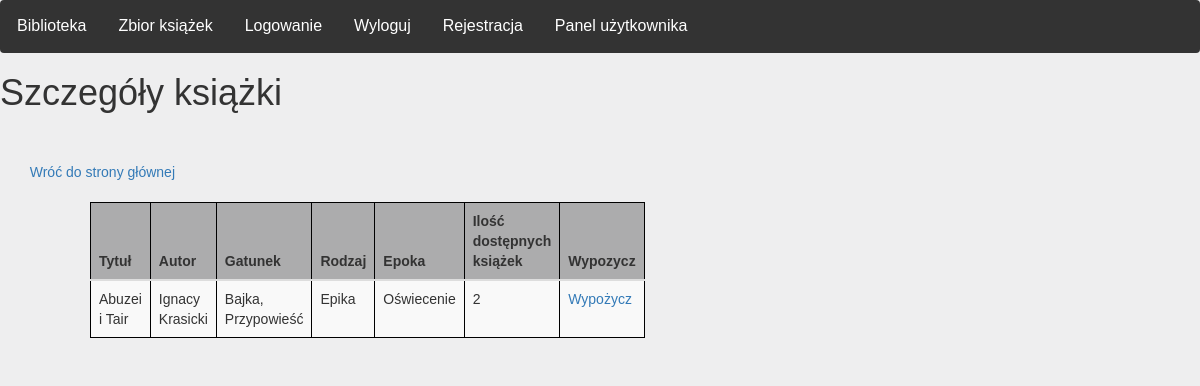
/index/details/2 (signed in), run on the app's committed database.
### main_library/models.py (models this page shows)
class Bookshelf(models.Model):
    kind = models.TextField(default='')
    title = models.TextField(default='')
    author = models.TextField(default='')
    epoch = models.TextField(default='')
    genre = models.TextField(default='')
    quantity = models.IntegerField(default=random.randint(0, 10))

### main_library/views.py (the view)
# urls.py: path('index/details/<int:id>', views.details, name = 'details'),
@login_required
def details(request, id):
    book_details = Bookshelf.objects.get(pk=id)
    return render(
        request,
        "main_library/details.html",
        {'book_details': book_details}
    )

### main_library/templates/main_library/details.html (shortened to what this page needs)
{% extends "main_library/base.html" %}
{% block content %}
<h1>Szczegóły książki</h1>
<div class="row" style = "backgroundcolor: #F9F8F7">
    <br><br>
    <div class = "col-md-2" align="right">
        <a href="/"> Wróć do strony głównej </a>
    </div>
    <br><br>
<div class="row">
    <div class="col-md-1"></div>
    <div class="col-md-5">
        <table class="table table-dark table-striped" >
            <thead>
              <tr>
                  <th>Tytuł</th>
                  <th>Autor</th>
                  <th>Gatunek</th>
                  <th>Rodzaj</th>
                  <th>Epoka</th>
                  <th>Ilość dostępnych książek</th>
                  <th> Wypozycz</th>
              </tr>
            </thead>
                <tr>
                    <td>{{ book_details.title }} </td>
                    <td> {{ book_details.author }}</td>
                    <td> {{ book_details.genre }} </td>
                    <td> {{ book_details.kind }} </td>
                    <td> {{ book_details.epoch }} </td>
                    <td> {{ book_details.quantity }} </td>
                    <td> <a href="{% url 'rent' book_details.id %}"> Wypożycz </a> </td>
                </tr>
        </table>
    </div>
</div>
{% endblock %}

### main_library/templates/main_library/base.html (style rules this page uses)
body { font-family: Arial, Helvetica, sans-serif; margin: 0; background-color: #EEEEEF; }

### main_library/templates/main_library/details.html (style rules this page uses)
table { width: 100%; border: 1px solid #000; background-color: white; }
td { width: 25%; text-align: left; vertical-align: top; border: 1px solid #000; border-collapse: collapse; padding: 0.3em; caption-side: bottom; }
th { background-color: #ACACAD; width: 25%; text-align: left; vertical-align: center; border: 1px solid #000; border-collapse: collapse; padding: 0.3em; caption-side: bottom; }

### data on the page
Bookshelf: title "Abuzei i Tair", author "Ignacy Krasicki", genre "Bajka, Przypowieść", kind "Epika", epoch "Oświecenie", quantity "2"
